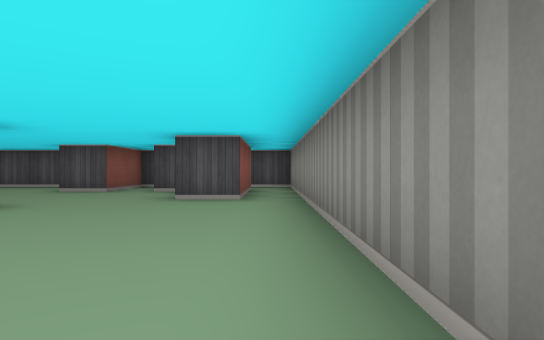
view 1 (above)

24 first-person views from a walk through a cub3D ray-caster map. The camera is about half as high as the walls, looks level and sees 75° across. The floor is counted in squares. Each view is taken from the middle of a square. On the plan, view 1 faces up. The plan holds only what a view shows up to about 9 squares ahead; the rest is blank.

view 2
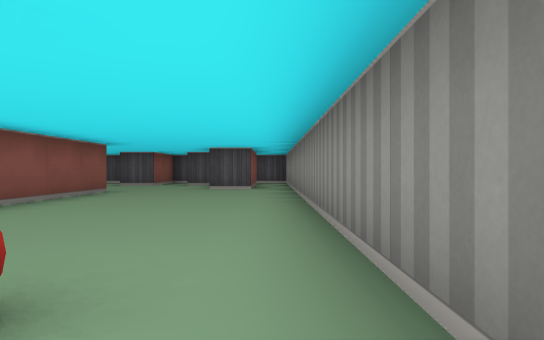

view 3
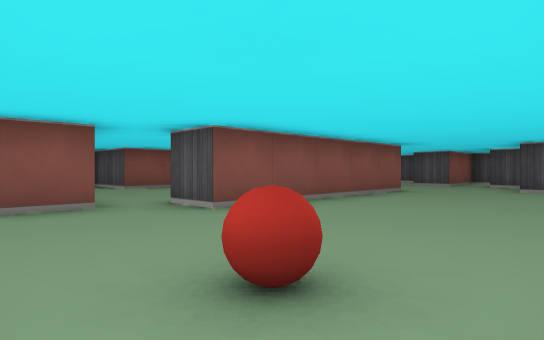

view 4
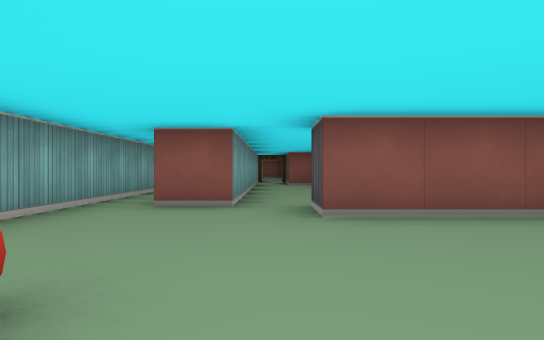

view 5
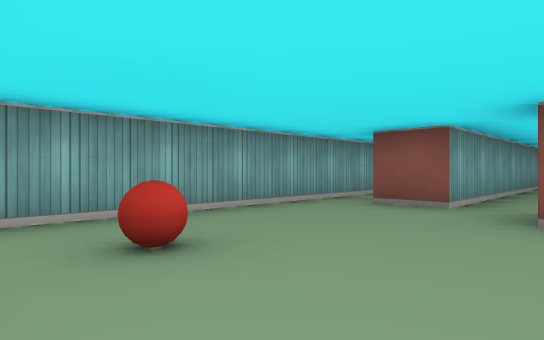

view 6
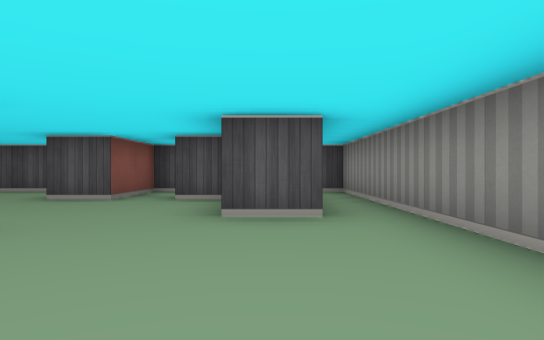

view 7
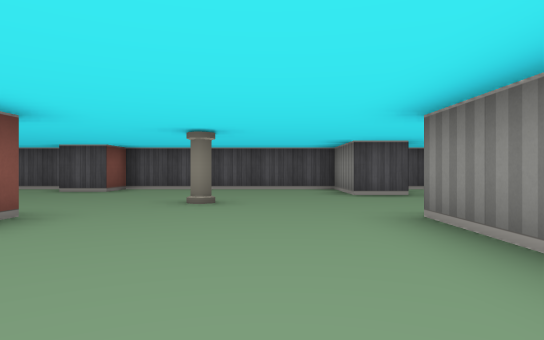

view 8
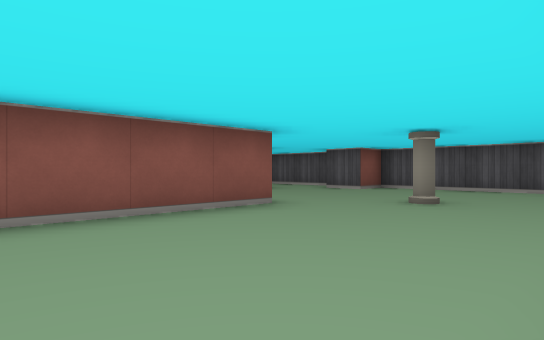

view 9
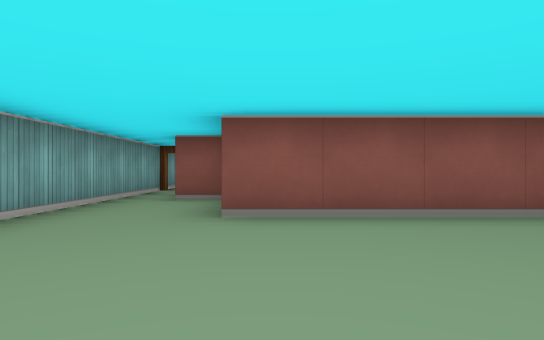

view 10
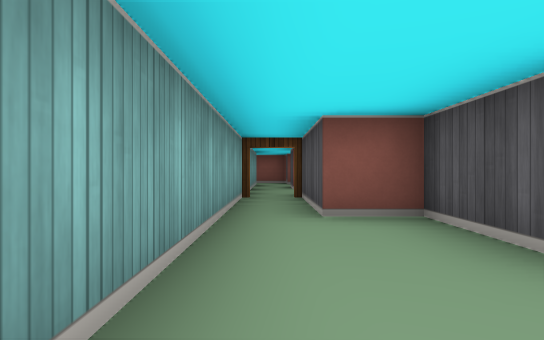

view 11
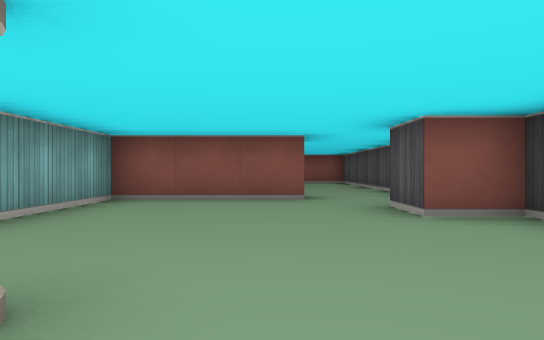

view 12
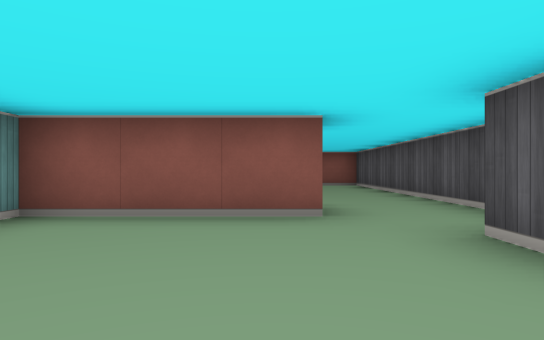

view 13
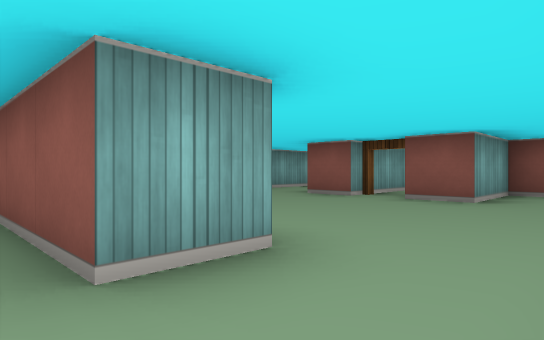

view 14
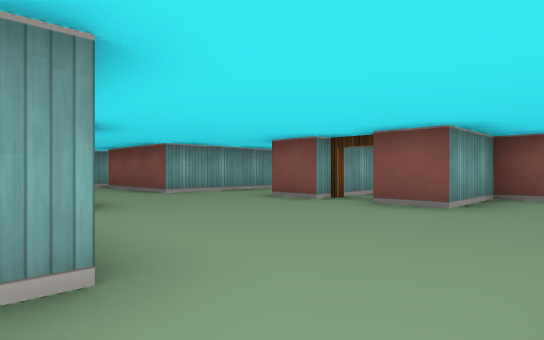

view 15
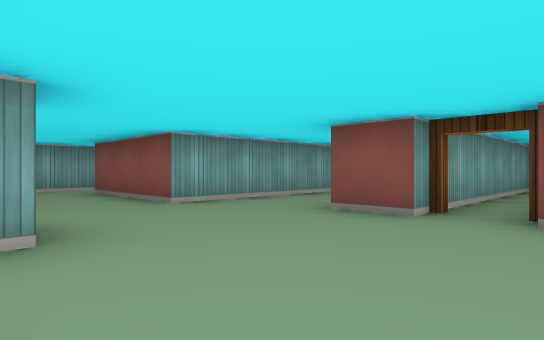

view 16
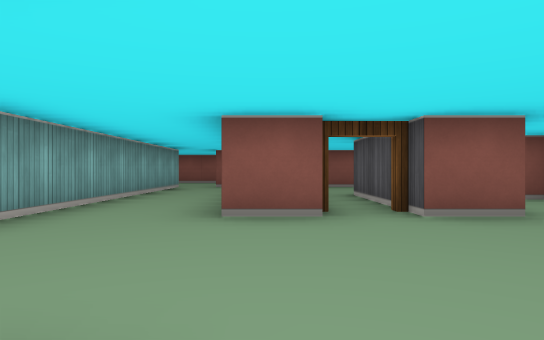

view 17
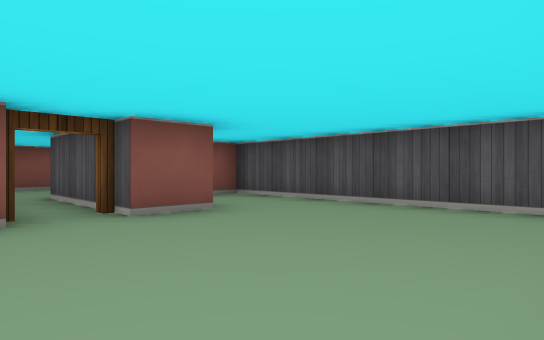

view 18
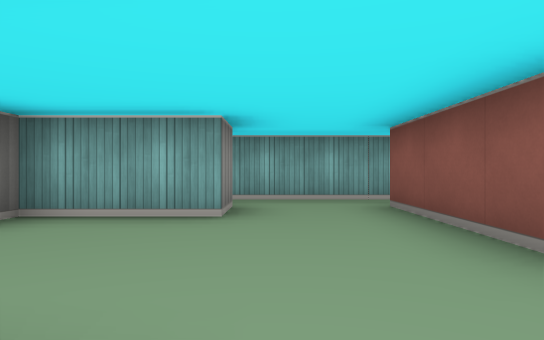

view 19
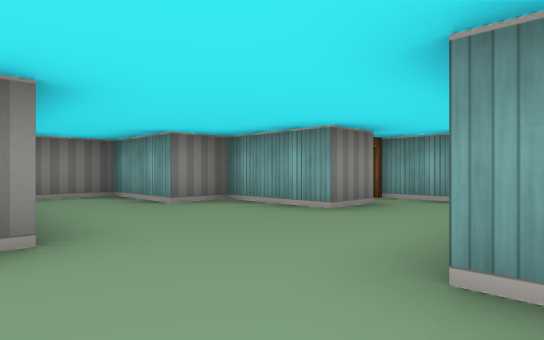

view 20
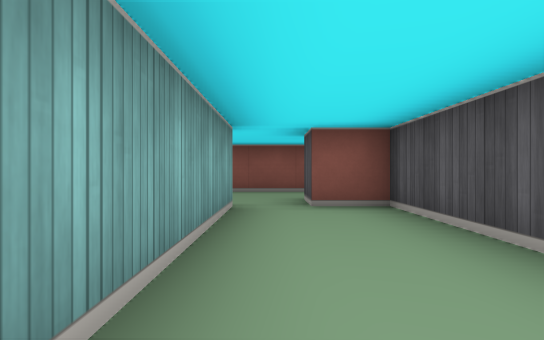

view 21
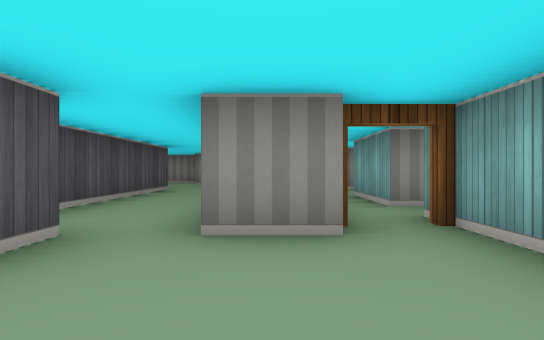

view 22
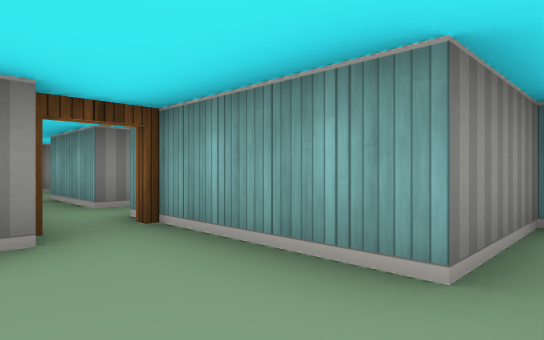

view 23
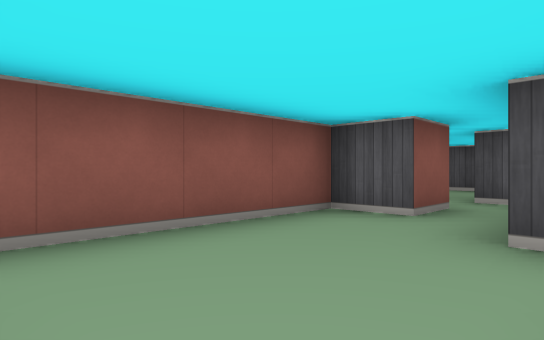

view 24
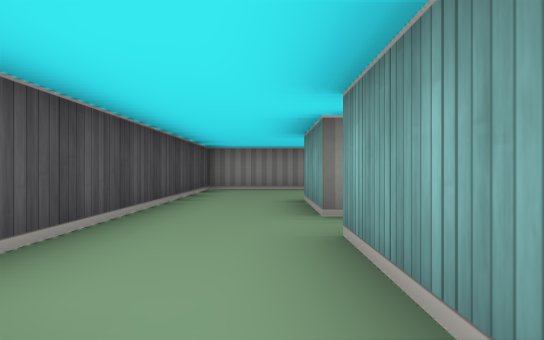

### Floor plan
Key: @ floor where view 1 was taken; # wall or solid block; . floor; D open door; B ball; P pillar.
Columns run from 28 left of view 1 to 1 right of it. Each row starts with its distance up from view 1.
 10   ############################
  9  ........#........#.....#.  .#
  8 .........#..............#.##.#
  7  ##.##...###....#..........#.#
  6    ..# ....D....#....P.....#.#
  5   ##.#######....#............#
  4   #..#.........#####....#....#
  3   #................#....#....#
  2   #...#######......#....#....#
  1   #...D...  #....###....#....#
  0    .###.##..#..###......#...@#
 -1    .#       ...D.............#
 -2    ##       ############...B.#
 -3                      ........
 -4                     #########

Positions as (right, up) in squares from view 1, and headings:
1: (0, 0), facing up
2: (0, -3), facing up
3: (0, -3), facing up-left
4: (0, -1), facing left
5: (0, 0), facing down-left
6: (-1, 2), facing up
7: (-6, 1), facing up
8: (-5, 1), facing up-left
9: (-5, 1), facing left
10: (-7, -1), facing left
11: (-6, 7), facing left
12: (-8, 7), facing left
13: (-11, 9), facing down-left
14: (-12, 9), facing down-left
15: (-13, 7), facing down-left
16: (-13, 5), facing left
17: (-13, 5), facing up-left
18: (-14, 4), facing down
19: (-16, 4), facing down-right
20: (-18, 3), facing left
21: (-25, 2), facing right
22: (-25, 2), facing down-right
23: (-23, 1), facing up-left
24: (-28, 8), facing right
